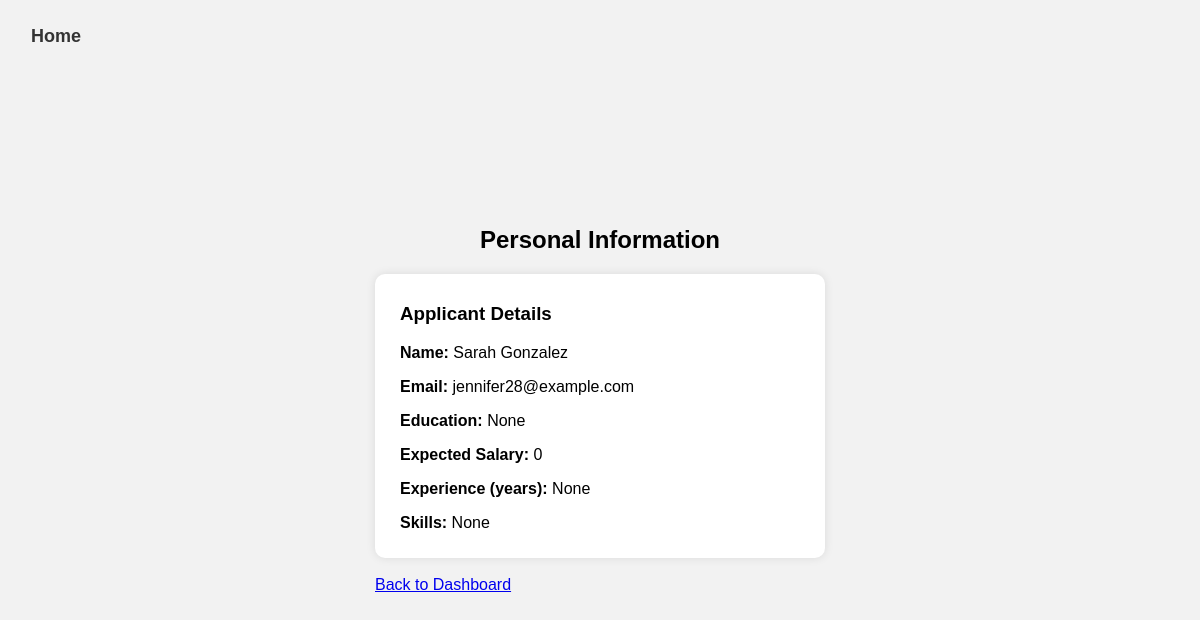
/view_personal_info/jennifer28@example.com, run on the app's committed database.
### util/models.py (models this page shows, shortened)
class User(db.Model, UserMixin):
    User_Email = db.Column(db.String(50), primary_key=True)
    User_Name = db.Column(db.String(50), nullable=False)
    User_Password = db.Column(db.String(50), nullable=False)
    applied_jobs = db.relationship('Job', secondary='job_application')
    User_Info_ID = db.Column(db.Integer, db.ForeignKey('personal_info.Info_ID'), nullable=False)
    personal_info = db.relationship('Personal_Info', backref='user', uselist=False)

class Personal_Info(db.Model):
    __tablename__ = 'personal_info'
    Info_ID = db.Column(db.Integer, primary_key=True)
    Info_Salary = db.Column(db.Integer, nullable=True) # expected salary
    Info_Education = db.Column(db.String(255), nullable=True) # education
    Info_Experience = db.Column(db.Integer, nullable=True) # years of experience
    Info_Skills = db.Column(db.String(1024), nullable=True) # skills

### util/route.py (the view)
@main_routes.route('/view_personal_info/<string:user_email>')
def view_personal_info(user_email):
    user = User.query.filter_by(User_Email=user_email).first()
    if user:
        return render_template('view_personal_info.html', user=user)
    else:
        flash('User not found.', 'danger')
        return redirect(url_for('main_routes.hr_dashboard'))

### templates/view_personal_info.html (shortened to what this page needs)
<!DOCTYPE html>
<html lang="en">
<head>
    <link rel="stylesheet" type="text/css" href="{{ url_for('static', filename='personal_info.css') }}">
</head>
<body>
    <button id="home-link" onclick="window.location.href='/'">Home</button>
    <div class="content-container">
        <h2 style="text-align: center;">Personal Information</h2>
        <div class="info_display">
            <h3>Applicant Details</h3>
            <p><strong>Name:</strong> {{ user.User_Name }}</p>
            <p><strong>Email:</strong> {{ user.User_Email }}</p>
            {% if user.personal_info %}
                <p><strong>Education:</strong> {{ user.personal_info.Info_Education }}</p>
                <p><strong>Expected Salary:</strong> {{ user.personal_info.Info_Salary }}</p>
                <p><strong>Experience (years):</strong> {{ user.personal_info.Info_Experience }}</p>
                <p><strong>Skills:</strong> {{ user.personal_info.Info_Skills }}</p>
            {% else %}
                <p>No personal information available.</p>
            {% endif %}
        </div>
        <br>
        <a href="{{ url_for('main_routes.hr_dashboard') }}">Back to Dashboard</a>
    </div>
    <br>
</body>
</html>

### static/personal_info.css (style rules this page uses)
body { font-family: 'Arial', sans-serif; display: flex; justify-content: center; align-items: center; background-color: #f2f2f2; height: 100vh; margin: 0; }
.info_display { width: 400px; background-color: #ffffff; padding: 20px; padding-top: 10px; padding-left: 25px; padding-right: 25px; padding-bottom: 10px; border-radius: 10px; box-shadow: 0 0 10px rgba(0, 0, 0, 0.1); }
#home-link { position: fixed; font-size: large; top: 25px; left: 25px; text-decoration: none; color: #333; font-weight: bold; background: none; border: none; cursor: pointer; }

### data on the page
User: User_Name "Sarah Gonzalez", User_Email "jennifer28@example.com"
Personal_Info: personal_info.Info_Education "None", personal_info.Info_Salary "0", personal_info.Info_Experience "None", personal_info.Info_Skills "None"
